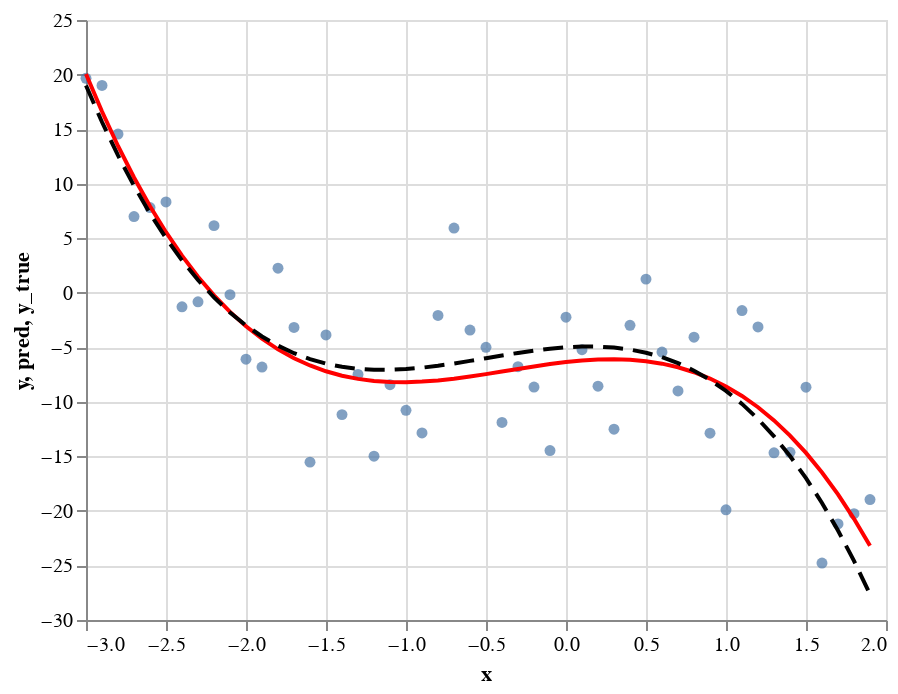

Write notebook code for a chart like this one.
### Markdown cell above
* Layer these plots on top of the above scatter plot `c1`.

Notice how similar our two polynomial curves are.  If we had used more data points or less standard deviation for our random noise, we would expect the curves to be even closer to each other.

### Code cell
c1 + c2 + c3

### Figure 1 — Vega-Lite specification as saved in the notebook (floating-point values rounded to 4 significant figures)
{"config": {"view": {"continuousWidth": 400, "continuousHeight": 300}}, "layer": [{"mark": "circle", "encoding": {"x": {"field": "x", "type": "quantitative"}, "y": {"field": "y", "type": "quantitative"}}}, {"mark": {"type": "line", "color": "red"}, "encoding": {"x": {"field": "x", "type": "quantitative"}, "y": {"field": "pred", "type": "quantitative"}}}, {"mark": {"type": "line", "color": "black", "strokeDash": [10, 5]}, "encoding": {"x": {"field": "x", "type": "quantitative"}, "y": {"field": "y_true", "type": "quantitative"}}}], "data": {"name": "data-71995db8fe2b48e4b471cbce0c3c09d3"}, "$schema": "https://vega.github.io/schema/vega-lite/v4.17.0.json", "datasets": {"data-71995db8fe2b48e4b471cbce0c3c09d3": [{"x": -3.0, "y_true": 19.0, "y": 19.66, "pred": 20.05}, {"x": -2.9, "y_true": 15.65, "y": 19.0, "pred": 16.61}, {"x": -2.8, "y_true": 12.58, "y": 14.54, "pred": 13.45}, {"x": -2.7, "y_true": 9.796, "y": 6.983, "pred": 10.56}, {"x": -2.6, "y_true": 7.272, "y": 7.806, "pred": 7.93}, {"x": -2.5, "y_true": 5.0, "y": 8.322, "pred": 5.545}, {"x": -2.4, "y_true": 2.968, "y": -1.29, "pred": 3.394}, {"x": -2.3, "y_true": 1.164, "y": -0.8274, "pred": 1.467}, {"x": -2.2, "y_true": -0.424, "y": 6.149, "pred": -0.246}, {"x": -2.1, "y_true": -1.808, "y": -0.184, "pred": -1.757}, {"x": -2.0, "y_true": -3.0, "y": -6.093, "pred": -3.078}, {"x": -1.9, "y_true": -4.012, "y": -6.818, "pred": -4.218}, {"x": -1.8, "y_true": -4.856, "y": 2.249, "pred": -5.189}, {"x": -1.7, "y_true": -5.544, "y": -3.184, "pred": -6.002}, {"x": -1.6, "y_true": -6.088, "y": -15.53, "pred": -6.669}, {"x": -1.5, "y_true": -6.5, "y": -3.868, "pred": -7.199}, {"x": -1.4, "y_true": -6.792, "y": -11.17, "pred": -7.605}, {"x": -1.3, "y_true": -6.976, "y": -7.492, "pred": -7.897}, {"x": -1.2, "y_true": -7.064, "y": -14.99, "pred": -8.086}, {"x": -1.1, "y_true": -7.068, "y": -8.429, "pred": -8.183}, {"x": -1.0, "y_true": -7.0, "y": -10.78, "pred": -8.2}, {"x": -0.9, "y_true": -6.872, "y": -12.85, "pred": -8.147}, {"x": -0.8, "y_true": -6.696, "y": -2.086, "pred": -8.036}, {"x": -0.7, "y_true": -6.484, "y": 5.929, "pred": -7.877}, {"x": -0.6, "y_true": -6.248, "y": -3.42, "pred": -7.681}, {"x": -0.5, "y_true": -6.0, "y": -5.007, "pred": -7.46}, {"x": -0.4, "y_true": -5.752, "y": -11.89, "pred": -7.225}, {"x": -0.3, "y_true": -5.516, "y": -6.782, "pred": -6.986}, {"x": -0.2, "y_true": -5.304, "y": -8.648, "pred": -6.754}, {"x": -0.1, "y_true": -5.128, "y": -14.46, "pred": -6.542}, {"x": 2.665e-15, "y_true": -5.0, "y": -2.247, "pred": -6.359}, {"x": 0.1, "y_true": -4.932, "y": -5.226, "pred": -6.216}, {"x": 0.2, "y_true": -4.936, "y": -8.567, "pred": -6.126}, {"x": 0.3, "y_true": -5.024, "y": -12.51, "pred": -6.098}, {"x": 0.4, "y_true": -5.208, "y": -2.986, "pred": -6.144}, {"x": 0.5, "y_true": -5.5, "y": 1.248, "pred": -6.275}, {"x": 0.6, "y_true": -5.912, "y": -5.436, "pred": -6.502}, {"x": 0.7, "y_true": -6.456, "y": -9.006, "pred": -6.836}, {"x": 0.8, "y_true": -7.144, "y": -4.079, "pred": -7.288}, {"x": 0.9, "y_true": -7.988, "y": -12.88, "pred": -7.869}, {"x": 1.0, "y_true": -9.0, "y": -19.9, "pred": -8.59}, {"x": 1.1, "y_true": -10.19, "y": -1.632, "pred": -9.462}, {"x": 1.2, "y_true": -11.58, "y": -3.139, "pred": -10.5}, {"x": 1.3, "y_true": -13.16, "y": -14.67, "pred": -11.7}, {"x": 1.4, "y_true": -14.97, "y": -14.63, "pred": -13.1}, {"x": 1.5, "y_true": -17.0, "y": -8.663, "pred": -14.68}, {"x": 1.6, "y_true": -19.27, "y": -24.78, "pred": -16.48}, {"x": 1.7, "y_true": -21.8, "y": -21.2, "pred": -18.49}, {"x": 1.8, "y_true": -24.58, "y": -20.25, "pred": -20.73}, {"x": 1.9, "y_true": -27.65, "y": -18.96, "pred": -23.2}]}}
